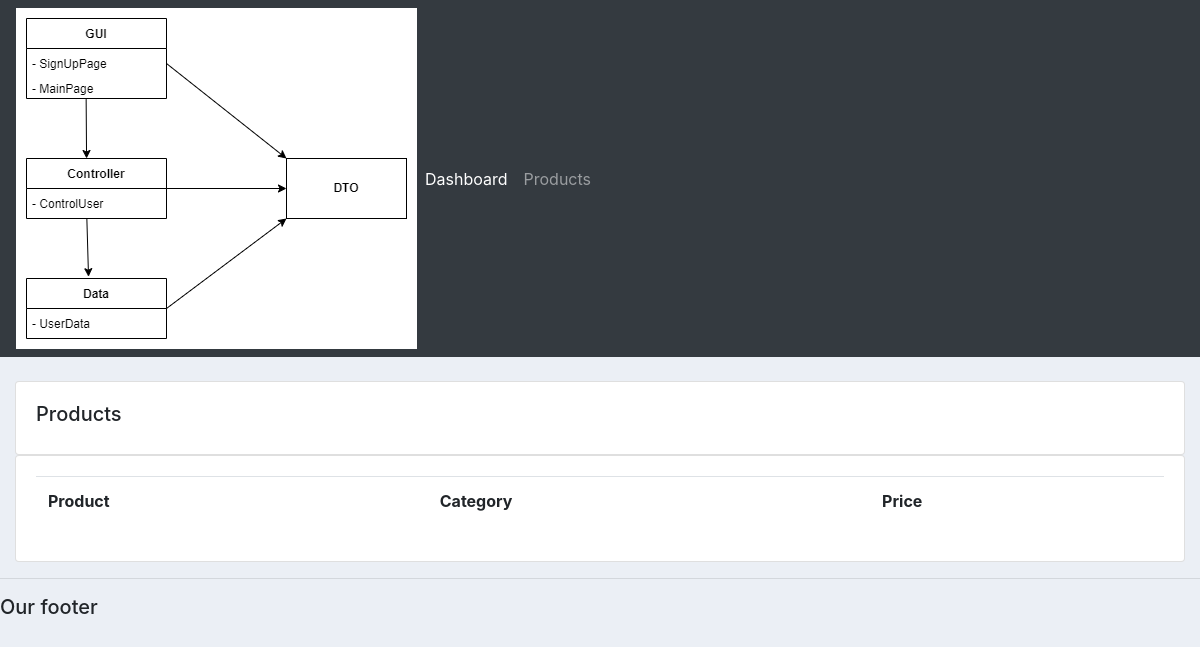
Before: /products/ with the older database file.
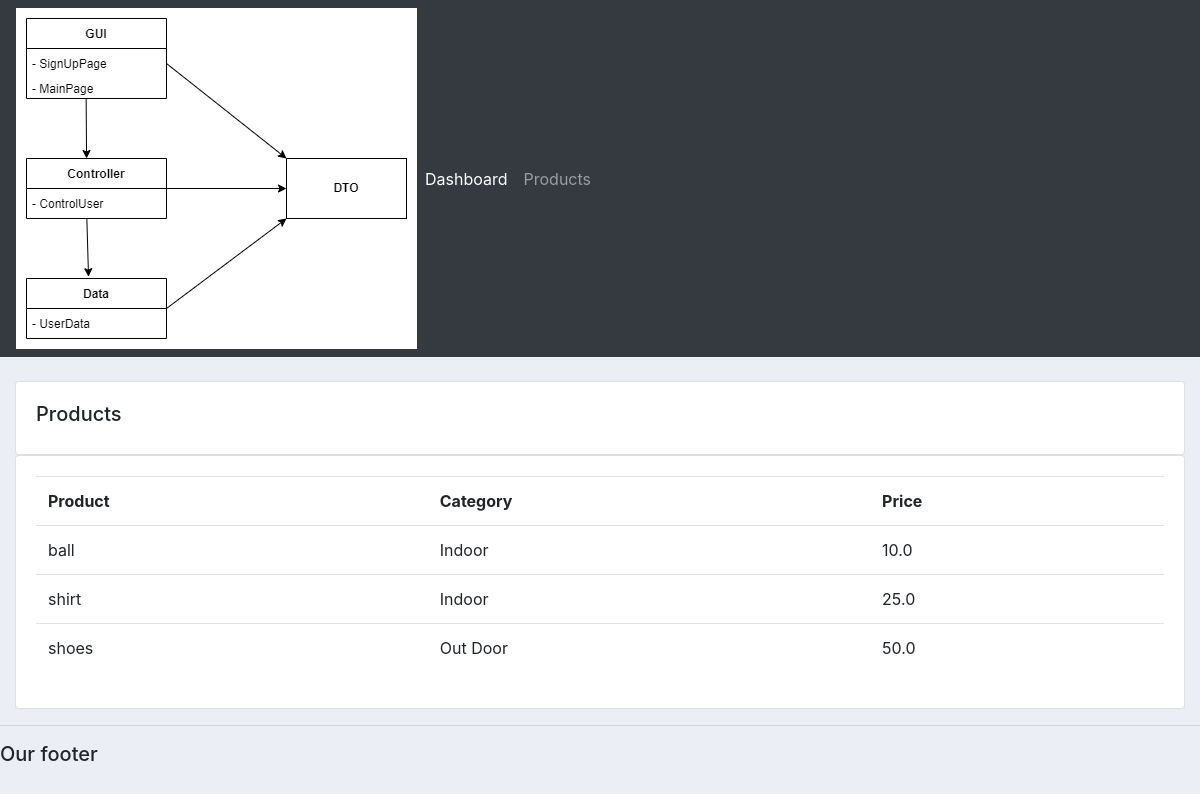
After: the same page with the newer database file.
### accounts/models.py (models this page shows, shortened)
class Product(models.Model):
	CATEGORY = (
			('Indoor', 'Indoor'),
			('Out Door', 'Out Door'),
			)
	name = models.CharField(max_length=200, null=True)
	price = models.FloatField(null=True)
	category = models.CharField(max_length=200, null=True, choices=CATEGORY)
	description = models.CharField(max_length=200, null=True, blank=True)
	date_created = models.DateTimeField(auto_now_add=True, null=True)
	tags = models.ManyToManyField(Tag)

### accounts/views.py (the view)
# urls.py: path('products/', views.products),
def products(request):
	products = Product.objects.all()
	return render(request, 'accounts/products.html', {'products':products})

### accounts/templates/accounts/products.html
{%  extends 'accounts/main.html' %}
{% block content %}
		<br>
		<div class="row">
			<div class="col-md">
				<div class="card card-body">
					<h5>Products</h5>
				</div>
				<div class="card card-body">
					<table class="table">
						<tr>
							<th>Product</th>
							<th>Category</th>
							<th>Price</th>
						</tr>
						{% for i in products %}
							<tr>
								<td>{{i.name}}</td>
								<td>{{i.category}}</td>
								<td>{{i.price}}</td>
							</tr>
						{% endfor%}
					</table>
				</div>
			</div>
		</div>
{% endblock content %}

Changed rows visible on the page:
added Product: name "ball", category "Indoor", price "10.0"
added Product: name "shirt", category "Indoor", price "25.0"
added Product: name "shoes", category "Out Door", price "50.0"
